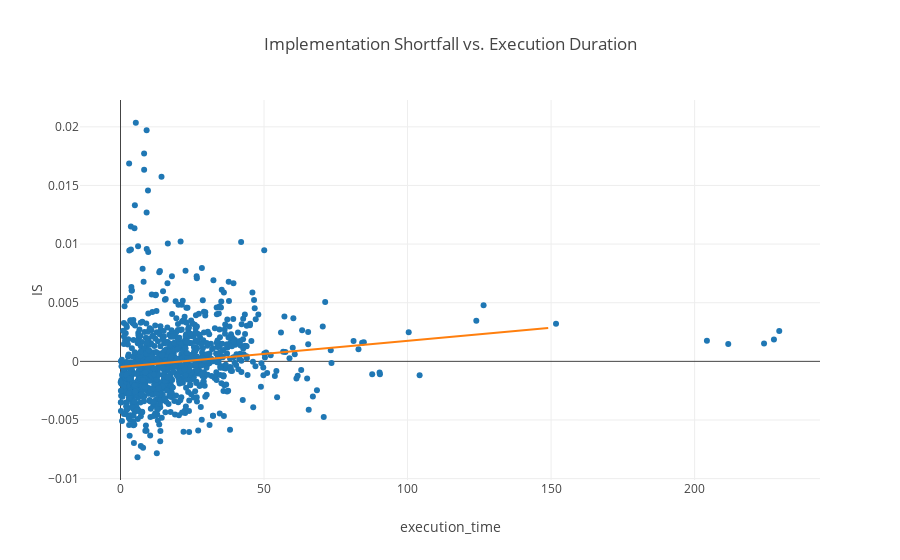

Notebook source saved alongside this figure:
### Markdown cell above
Interestingly, excluding the execution_time outliers, there appears to be correlation that is consistent with what we would expect from the Almgren and Chriss model, i.e, as execution time decreases, expected value decreases. However, this must be for reasons other than those of the Almgren and Chriss model, because trade size has no direct impact on trade price in our model. With such a factor, the higher expected value in our model must be attributable to drift over our execution period.

However, the result of the linear regression below indicates there really is no relationship.

### Code cell
utils.make_shortfall_time_scatter(df_results, n_trend_obs=150)

### Figure 1 — Plotly figure (JSON) as saved in the notebook; plotly's stock layout.template omitted (floating-point values rounded to 4 significant figures; data arrays with more than 128 entries replaced by an {"elided": "..."} marker saying what was removed)
{"data": [{"hovertemplate": "execution_time=%{x}<br>IS=%{y}<extra></extra>", "legendgroup": "", "marker": {"color": "#1F77B4", "symbol": "circle"}, "mode": "markers", "name": "", "orientation": "v", "showlegend": false, "type": "scatter", "x": {"elided": "1000 float values"}, "xaxis": "x", "y": {"elided": "1000 float values"}, "yaxis": "y"}, {"type": "scatter", "x": {"elided": "150 int values"}, "y": {"elided": "150 float values"}}], "layout": {"legend": {"tracegroupgap": 0}, "showlegend": false, "title": {"text": "Implementation Shortfall vs. Execution Duration"}, "xaxis": {"anchor": "y", "domain": [0, 1], "title": {"text": "execution_time"}}, "yaxis": {"anchor": "x", "domain": [0, 1], "title": {"text": "IS"}}}}
